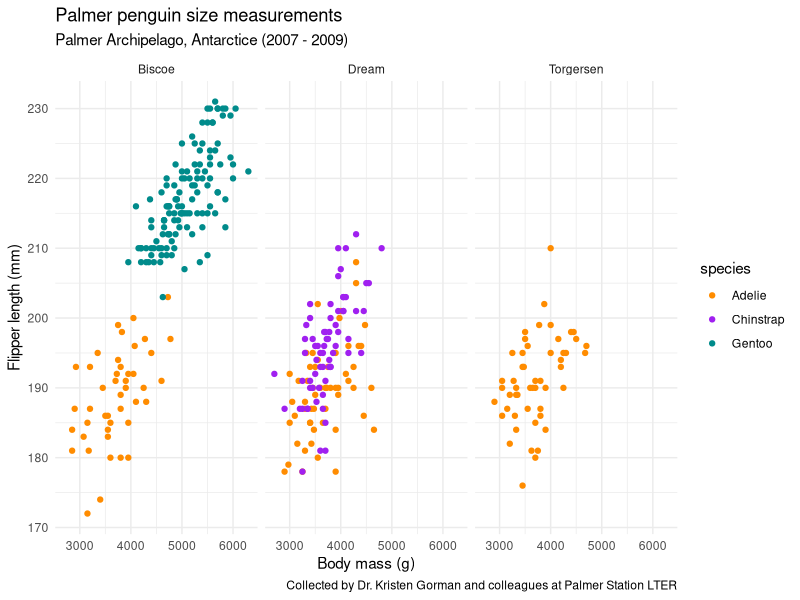

Generate this figure with R:
## ---- chunk 1
# load libraries ----
library(tidyverse)
library(palmerpenguins)
library(ggplot2)
## ---- chunk 2

# create plot ----
ggplot(data = penguins, aes(x = body_mass_g, y = flipper_length_mm)) +
  geom_point(aes(color = species)) +
  scale_color_manual(values = c("darkorange","purple","cyan4")) +
  labs(x = "Body mass (g)",
       y = "Flipper length (mm)",
       title = "Palmer penguin size measurements",
       subtitle = "Palmer Archipelago, Antarctice (2007 - 2009)",
       caption = "Collected by Dr. Kristen Gorman and colleagues at Palmer Station LTER") +
  facet_wrap(~island) +
  theme_minimal()
